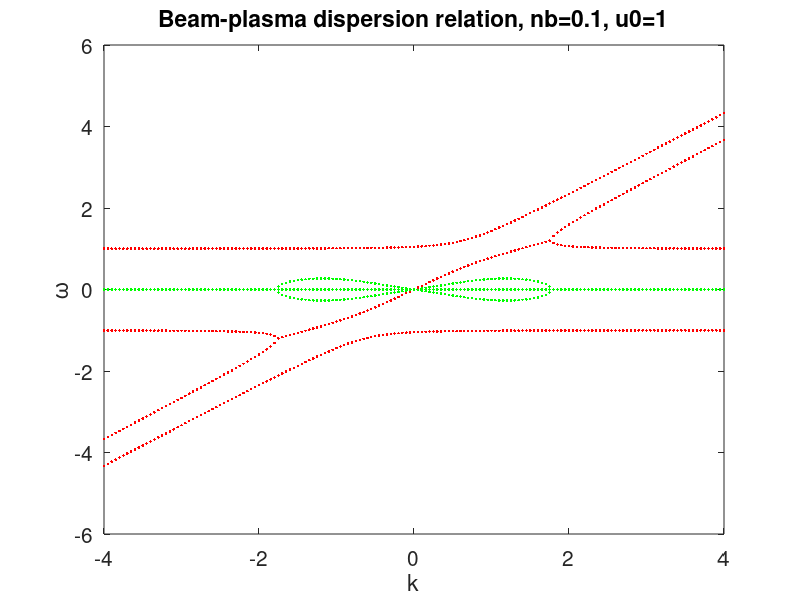

MATLAB code to generate this figure: (Note: this script raises an error after producing the figure.)
% beam-plasma, Hu2006 p465, 1=1/x^2+nb/(x-k*u)^2
close all;clear;clc;
nb=0.1; u0=1; w=[]; kk=-4:0.05:4;
for k=kk
    p=[1, -2*k*u0, (k^2*u0^2-nb-1), 2*k*u0, -k^2*u0^2];
    omg=roots(p); w=[w,omg];
end
wr1=real(w(1,:));wr2=real(w(2,:));wr3=real(w(3,:));wr4=real(w(4,:));
wi1=imag(w(1,:));wi2=imag(w(2,:));wi3=imag(w(3,:));wi4=imag(w(4,:));
figure('DefaultAxesFontSize',15);
plot(kk,wr1,'r.',kk,wi1,'g.',kk,wr2,'r.',kk,wi2,'g.',...
    kk,wr3,'r.',kk,wi3,'g.',kk,wr4,'r.',kk,wi4,'g.');
title(['Beam-plasma dispersion relation, nb=',num2str(nb),...
    ', u0=',num2str(u0)]);
xlabel('k'); ylabel('\omega');
legend('\omega_r','\omega_i',2);
